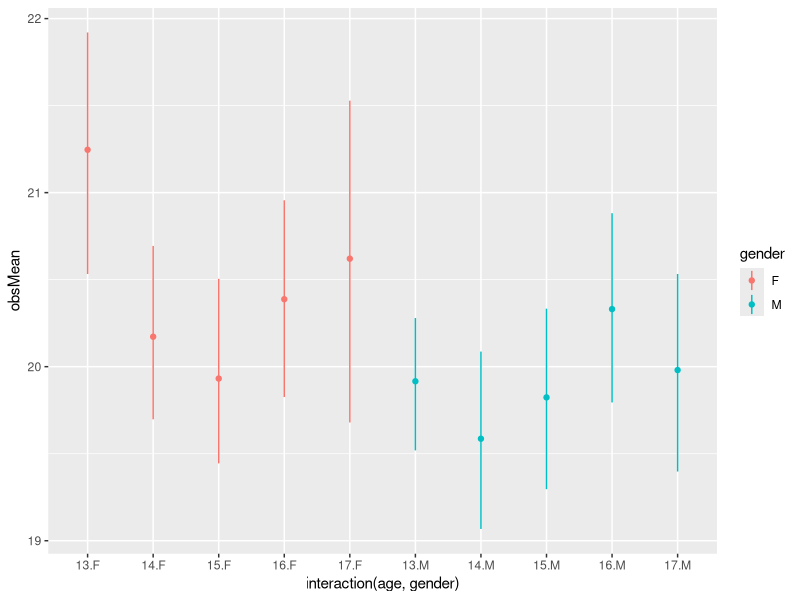
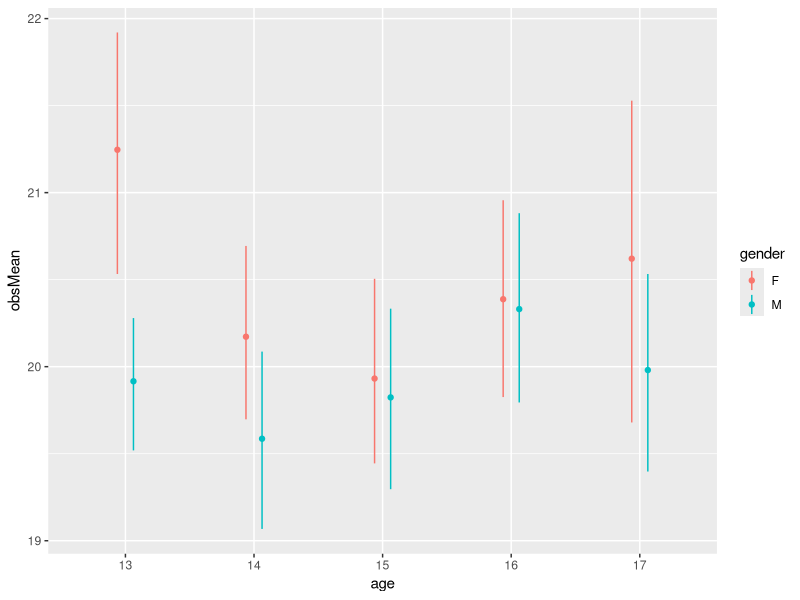

Generate these figures, in order, with R:
## ---- chunk 1
knitr::opts_chunk$set(echo = FALSE)
library(tidyverse)
## ---- chunk 2
### function using boot() and boot.ci() from the the boot package to get bootstrap CIs around observed means
getCIbootMean <- function(data, ciInt = .95, bootReps = 1000){
  getMeanForBoot <- function(dat, ind) {mean(dat[ind])} # ind indexes the particular bootstrap sample of vector dat
  tmpRes <- boot::boot(data, getMeanForBoot, R = bootReps)  # gets the boostrap results
  tmpCI <- boot::boot.ci(tmpRes, type =  "perc")$percent[1,4:5] # gets the percentile method CI
  return(list(LCL = tmpCI[1],
              obsMean = tmpRes$t0,
              UCL = tmpCI[2]))
}
# getCIbootMean(1:30) # testing!

## ---- chunk 3
n <- 500 # sample size
set.seed(1245) # get same result every run
tibble(genderNum = sample(0:1, n, replace = TRUE), # generate gender
       ageNum = sample(13:17, n, replace = TRUE), # generate age
       gender = if_else(genderNum == 1, "F", "M"),
       score = rnorm(n) + # get randomness unsystematically related to gender or age
         genderNum*.1*rnorm(n) + # add a simple gender effect
         ageNum*.1*rnorm(n) + # add a simple age effect
         (genderNum*(ageNum - 15)*.5*rnorm(n))^2 + # and an interaction
         20, # make sure values are positive
       age = as.factor(ageNum)) %>%
  group_by(age, gender) %>%
  summarise(mean = list(getCIbootMean(score))) %>%
  unnest_wider(mean) -> tibDat
## ---- chunk 4
ggplot(data = tibDat,
       aes(x = interaction(age, gender), y = obsMean, colour = gender)) +
       geom_point() +
       geom_linerange(aes(ymin = LCL, ymax = UCL))
## ---- chunk 5
valXdodge = .25 # setting it here makes it easier to try different values when you have multiple geoms you want to dodge
ggplot(data = tibDat,
       aes(x = age, y = obsMean, colour = gender, group = gender)) + # key thing is that dodging is by the grouping
  geom_point(position = position_dodge2(width = valXdodge)) +
  geom_linerange(aes(ymin = LCL, ymax = UCL),
                 position = position_dodge(width = valXdodge)) 
